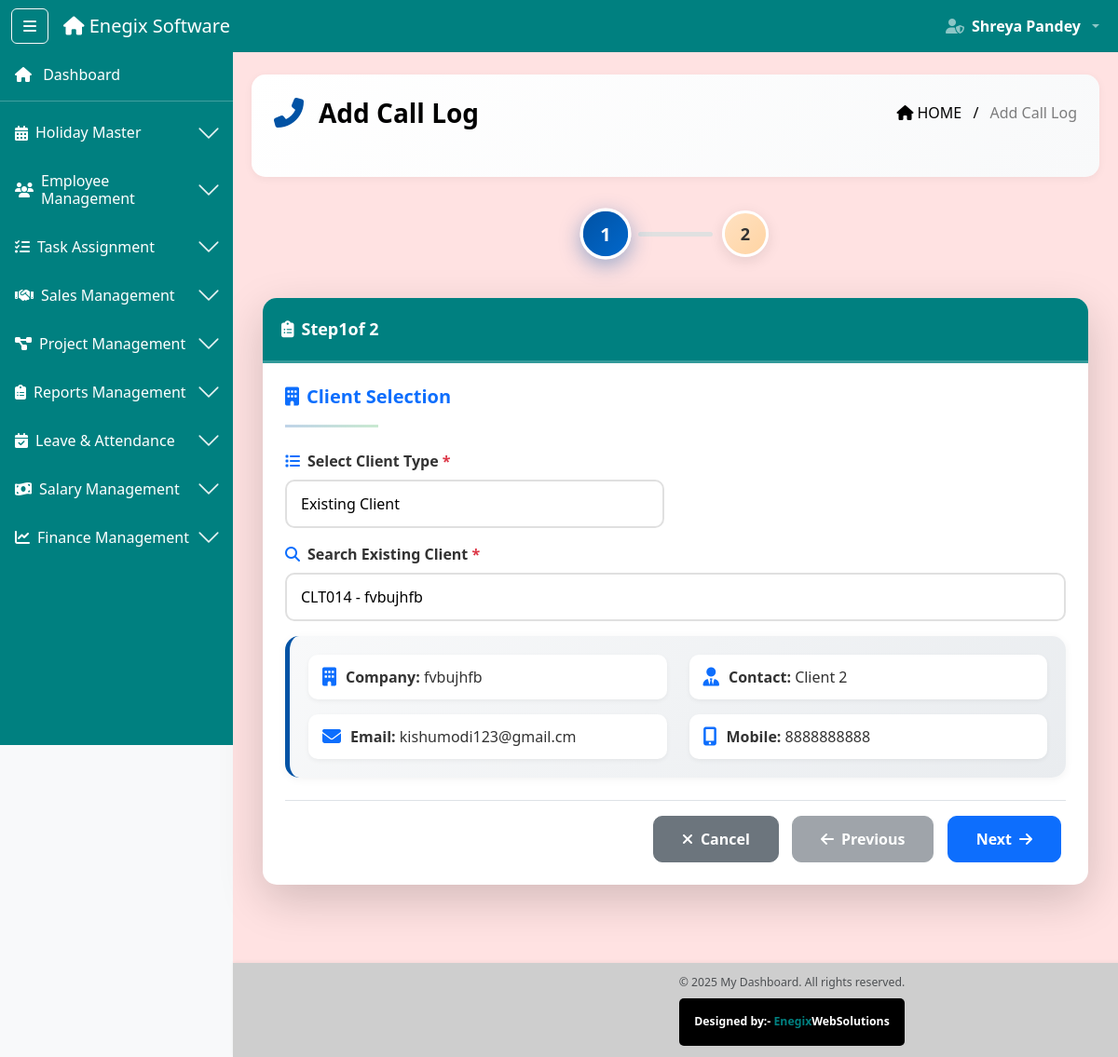
Page /clients/14/add-call/ (signed in) on the committed database.
### software_app/models.py (models this page shows, shortened)
class Client(models.Model):
    STATUS_CHOICES = (
        ('contacted', 'Contacted'),
        ('follow_up', 'Follow Up'),
        ('interested', 'Interested'),
        ('not_interested', 'Not Interested'),
    )
    client_id = models.CharField(max_length=10, unique=True, editable=False)
    company_name = models.CharField(max_length=200)
    contact_person = models.CharField(max_length=100)
    email = models.EmailField(blank=True, null=True)  # ✅ NOW OPTIONAL
    mobile = models.CharField(max_length=15)
    address = models.TextField(blank=True, null=True)
    added_by = models.ForeignKey(Employee, on_delete=models.SET_NULL, null=True, blank=True, related_name='clients_added')
    added_by_name = models.CharField(max_length=100, blank=True, null=True)  # NEW: Store name
    added_by_role = models.CharField(max_length=50, blank=True, null=True)   # NEW: Store role
    status = models.CharField(max_length=20, choices=STATUS_CHOICES, default='contacted')
    total_calls = models.IntegerField(default=0)
    last_call_date = models.DateField(blank=True, null=True)
    created_at = models.DateTimeField(auto_now_add=True)
    updated_at = models.DateTimeField(auto_now=True)
    is_active = models.BooleanField(default=True)

### software_app/decorators.py (the view)
        @wraps(view_func)
        def wrapper(request, *args, **kwargs):
            if 'user_id' not in request.session:
                messages.error(request, 'Please login first!')
                return redirect('login')
            user_role = request.session.get('role')
            if user_role not in allowed_roles:
                messages.error(request, 'You do not have permission to access this page!')
                return redirect('dashboard')
            return view_func(request, *args, **kwargs)

### software_app/context_processors.py (called while the page is built)
def user_context(request):
    return {
        'session_user_name': request.session.get('full_name', ''),
        'session_user_role': request.session.get('role', ''),
        'session_user_email': request.session.get('email', ''),
        'is_logged_in': 'user_id' in request.session,
    }

### software_app/views.py (called while the page is built, shortened)
@check_blocked_user
@login_required
@role_required(['sales', 'admin', 'super_admin'])
def add_call_log(request, client_id=None):
    client = None
    if client_id:
        client = get_object_or_404(Client, id=client_id)
    user_role = request.session.get('role')
    if user_role == 'sales':
        user_id = request.session.get('user_id')
        clients = Client.objects.filter(added_by_id=user_id).order_by('-id')
    else:
        clients = Client.objects.all().order_by('-id')
    context = {
        "client": client,
        "clients": clients,
        "today": date.today().isoformat()
    }
    return render(request, "sales/add_call_log.html", context)

### software_app/templates/sales/add_call_log.html (shortened to what this page needs)
{% extends "base2.html" %}
{% load static %}
{% block content %}
<div class="ribbon-header d-flex justify-content-between align-items-center px-4 pb-5 mb-3" style="color: black">
  <div class="d-flex align-items-center">
    <i class="fas fa-phone-alt me-3 fs-2" style="color: #0152a4;"></i>
    <div class="fw-bold fs-3">Add Call Log</div>
  </div>
  <div class="breadcrumb-text text-end">
    <span class="text-black"><i class="fas fa-home me-1"></i>HOME</span>
    <span class="mx-2 text-black">/</span>
    <span class="text-black-50">Add Call Log</span>
  </div>
</div>
<div class="container-fluid mt-2">
  <div class="step-progressbar mb-4 d-flex align-items-center justify-content-center">
    <div class="step active" id="step-bubble-1">1</div>
    <div class="progress-line" id="line-1"></div>
    <div class="step" id="step-bubble-2">2</div>
  </div>
  <form method="POST" id="callLogForm">
    <div class="card shadow-lg mb-4 modern-card">
      <div class="card-header table-title-bar fw-bold text-white d-flex align-items-center">
        <i class="fas fa-clipboard-list me-2"></i>
        Step <span id="stepNumber">1</span> of 2
      </div>
      <div class="card-body p-4">
        <div class="form-step" id="step-1">
          <div class="step-header mb-4">
            <h5 class="text-primary"><i class="fas fa-building me-2"></i>Client Selection</h5>
            <hr class="title-underline">
          </div>
          <div class="row mb-3">
            <div class="col-md-6">
              <label class="form-label"><i class="fas fa-list me-2 text-primary"></i>Select Client Type <span class="text-danger">*</span></label>
              <select class="form-control modern-input" id="clientType" name="client_type" required>
                <option value="existing">Existing Client</option>
              </select>
            </div>
          </div>
          <div id="existingClientSection">
            <div class="row mb-3">
              <div class="col-md-12">
                <label class="form-label"><i class="fas fa-search me-2 text-primary"></i>Search Existing Client <span class="text-danger">*</span></label>
                <select class="form-control modern-input" id="existingClient" name="existing_client_id">
                  {% for c in clients %}
                    <option value="{{ c.id }}"
                            data-company="{{ c.company_name }}"
                            data-contact="{{ c.contact_person }}"
                            data-email="{{ c.email }}"
                            data-mobile="{{ c.mobile }}"
                            {% if client and client.id == c.id %}selected{% endif %}>
                      {{ c.client_id }} - {{ c.company_name }}
                    </option>
                  {% endfor %}
                </select>
              </div>
            </div>
            <div class="client-info-box mb-4" id="clientInfoBox" {% if not client %}style="display:none;"{% endif %}>
              <div class="row">
                <div class="col-md-6">
                  <div class="info-badge">
                    <i class="fas fa-building text-primary"></i>
                    <span><strong>Company:</strong> <span id="displayCompany">{% if client %}{{ client.company_name }}{% endif %}</span></span>
                  </div>
                </div>
                <div class="col-md-6">
                  <div class="info-badge">
                    <i class="fas fa-user-tie text-primary"></i>
                    <span><strong>Contact:</strong> <span id="displayContact">{% if client %}{{ client.contact_person }}{% endif %}</span></span>
                  </div>
                </div>
                <div class="col-md-6 mt-3">
                  <div class="info-badge">
                    <i class="fas fa-envelope text-primary"></i>
                    <span><strong>Email:</strong> <span id="displayEmail">{% if client %}{{ client.email }}{% endif %}</span></span>
                  </div>
                </div>
                <div class="col-md-6 mt-3">
                  <div class="info-badge">
                    <i class="fas fa-mobile-alt text-primary"></i>
                    <span><strong>Mobile:</strong> <span id="displayMobile">{% if client %}{{ client.mobile }}{% endif %}</span></span>
                  </div>
                </div>
              </div>
            </div>
          </div>
        </div>
        <div class="text-end mt-4 pt-3 border-top">
          <a href="{% url 'client_list' %}" class="btn btn-secondary btn-nav" id="cancelBtn">
            <i class="fas fa-times me-2"></i>Cancel
          </a>
          <button type="button" id="prevBtn" class="btn btn-secondary btn-nav" disabled>
            <i class="fas fa-arrow-left me-2"></i>Previous
          </button>
          <button type="button" id="nextBtn" class="btn btn-primary btn-nav">
            Next<i class="fas fa-arrow-right ms-2"></i>
          </button>
        </div>
      </div>
    </div>
  </form>
</div>
{% endblock %}

### software_app/static/css/style.css (style rules this page uses)
body { min-height: 100vh; background-color: #f8f9fa; transition: margin-left 0.3s ease; display: flex; flex-direction: column; }
html, body { overflow-x: hidden; width: 100%; }
.table-title-bar { background-color:#008080; }

### software_app/templates/sales/add_call_log.html (style rules this page uses)
.modern-card { border-radius: 15px; border: none; overflow: hidden; }
.modern-input { border: 2px solid #e0e0e0 !important; border-radius: 10px; padding: 12px 15px; transition: all 0.3s ease; color: #000; }
.form-label { font-weight: 600; color: #333; margin-bottom: 8px; }
.step-header h5 { font-weight: 700; display: inline-flex; align-items: center; }
.title-underline { width: 100px; height: 3px; background: linear-gradient(to right, #0152a4, #28a745); border: none; margin-top: 10px; }
.btn-nav { padding: 12px 30px; border-radius: 10px; font-weight: 600; transition: all 0.3s ease; margin: 0 5px; }
.card-header.table-title-bar { padding: 20px; font-size: 18px; border-bottom: 3px solid rgba(255,255,255,0.2); }
.ribbon-header { background: linear-gradient(135deg, #ffffff 0%, #f8f9fa 100%); border-radius: 15px; padding: 20px; margin-bottom: 20px; box-shadow: 0 2px 10px rgba(0,0,0,0.05); }
.client-info-box { background: linear-gradient(135deg, #f8f9fa 0%, #e9ecef 100%); border-radius: 15px; padding: 20px; border-left: 5px solid #0152a4; box-shadow: 0 2px 10px rgba(0,0,0,0.05); }
.info-badge { display: flex; align-items: center; gap: 10px; background: white; padding: 12px 15px; border-radius: 10px; box-shadow: 0 2px 5px rgba(0,0,0,0.05); }
.info-badge i { font-size: 20px; }
.info-badge span { color: #333; }
.step-progressbar { display: flex; align-items: center; justify-content: center; padding: 20px 0; }
.step { width: 50px; height: 50px; background: linear-gradient(135deg, #ffe1c1 0%, #ffd4a3 100%); color: #333; border-radius: 50%; display: flex; align-items: center; justify-content: center; font-weight: bold; font-size: 18px; z-index: 2; transition: all 0.4s ease; border: 3px solid #fff; box-shadow: 0 4px 15px rgba(0,0,0,0.1); }
.step.active { background: linear-gradient(135deg, #0152a4 0%, #0168cc 100%); color: white; transform: scale(1.1); box-shadow: 0 6px 20px rgba(1, 82, 164, 0.4); }
.progress-line { width: 80px; height: 5px; background-color: #e0e0e0; margin: 0 10px; z-index: 1; transition: all 0.4s ease; border-radius: 10px; }

### rows in the picture
Client: company_name "fvbujhfb", contact_person "Client 2", email "kishumodi123@gmail.cm", mobile "8888888888"

### other values in the picture
{{ request.session.full_name }} "Shreya Pandey"
form field existing_client_id "CLT014 - fvbujhfb"
